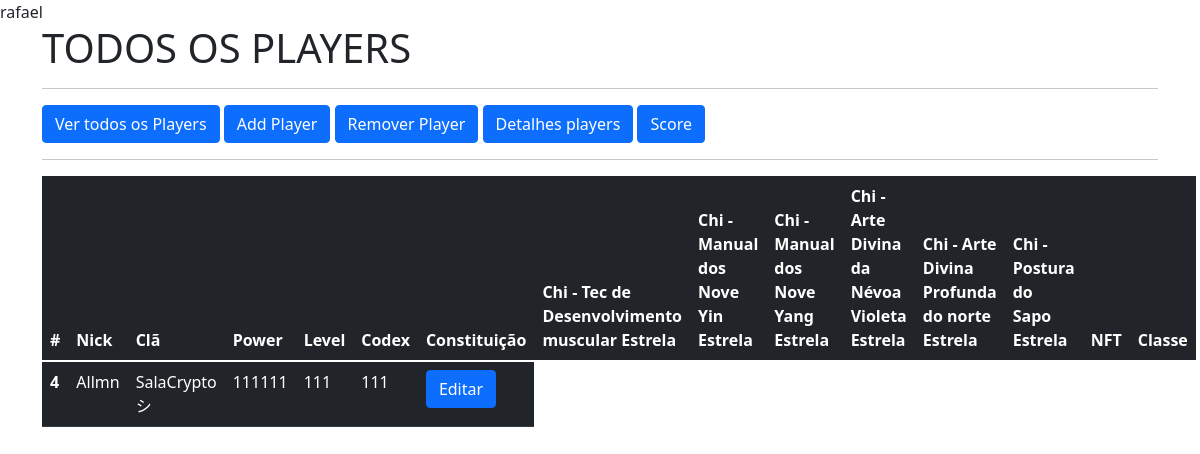
Page /all_player (signed in) on the committed database.
### salacrypto_app/models.py (models this page shows, shortened)
class Player(models.Model):
    dono = models.ForeignKey(User, on_delete=models.CASCADE, null=True)
    nick = models.CharField(max_length=100,)
    cla = models.ForeignKey(Cla, on_delete=models.CASCADE)
    power = models.IntegerField( validators=[
            MaxValueValidator(999999),
        ]
    )
    level = models.IntegerField( validators=[
            MaxValueValidator(999),
        ]
    )
    codex = models.IntegerField( validators=[
            MaxValueValidator(9999),
        ]
    )
    constituicao = models.IntegerField("Constituição", default=1, choices=((num, num) for num in range(1,20)))
    chi_tec_desen_musc = models.IntegerField("Chi - Tecnica de Desenvolvimento Muscular Estrela", default=1, choices=((num, num)
    for num in range(1, 19)))
    chi_manu_nove_yin = models.IntegerField("Chi - Manual dos Nove Yin Estrela", default=1, choices=((num, num)
    for num in range(1, 19)))
    chi_manu_nove_yang = models.IntegerField("Chi - Manual dos Nove Yang Estrela", default=1, choices=((num, num)
    for num in range(1, 19)))
    chi_arte_div_nev_violeta = models.IntegerField("Chi - Arte Divina da Névoa Violeta Estrela", default=1, choices=((num, num)
    for num in range(1, 11)))
    chi_arte_div_prof_norte = models.IntegerField("Chi - Arte Divina Profunda do norte Estrela", default=1, choices=((num, num)
    for num in range(1, 11)))
    chi_postura_sapo = models.IntegerField("Chi - Postura do Sapo Estrela", default=1, choices=((num, num)
    for num in range(1, 11)))
    nft = models.BooleanField("NFT", default=False)
    ticket = models.IntegerField("Tickets Amarelos:", validators=[
        MaxValueValidator(99),
    ]
    )
    classe = models.ForeignKey(Classe, on_delete=models.CASCADE)
    history = HistoricalRecords()

class Cla(models.Model):
    name = models.CharField(max_length=100,null=False)
    location = models.CharField(max_length=100)

### salacrypto_app/views.py (the view)
# urls.py: path('all_player', views.all_player, name='all_player'),
def all_player(request):
    emps = Player.objects.filter(dono=request.user)
    context = {
        'emps': emps
    }
    return render(request, 'view_all_players.html', context)

### salacrypto_app/templates/view_all_players.html (shortened to what this page needs)
<!DOCTYPE html>
<html lang="en">
<head>
  <link href="https://cdn.jsdelivr.net/npm/bootstrap@5.1.3/dist/css/bootstrap.min.css" rel="stylesheet">
</head>
 <body>
 {{ request.user.username }}
  <div class="container">
          <h1>TODOS OS PLAYERS</h1>
      <hr>
      <a class="btn btn-primary" href="/all_player" role="button">Ver todos os Players</a>
      <a class="btn btn-primary" href="/add_player" role="button">Add Player</a>
      <a class="btn btn-primary" href="/remove_player" role="button">Remover Player</a>
      <a class="btn btn-primary" href="/filtro_player" role="button">Detalhes players</a>
      <a class="btn btn-primary" href="/score" role="button">Score</a>
      <hr>
       <table class="table table-dark">
  <thead>
    <tr>
      <th scope="col">#</th>
      <th scope="col">Nick</th>
      <th scope="col">Clã</th>
      <th scope="col">Power</th>
      <th scope="col">Level</th>
      <th scope="col">Codex</th>
      <th scope="col">Constituição</th>
      <th scope="col">Chi - Tec de Desenvolvimento muscular Estrela</th>
      <th scope="col">Chi - Manual dos Nove Yin Estrela</th>
      <th scope="col">Chi - Manual dos Nove Yang Estrela</th>
      <th scope="col">Chi - Arte Divina da Névoa Violeta Estrela</th>
      <th scope="col">Chi - Arte Divina Profunda do norte Estrela</th>
      <th scope="col">Chi - Postura do Sapo Estrela</th>
      <th scope="col">NFT</th>
      <th scope="col">Classe</th>
       </tr>
  </thead>
         {% for emp in emps %}
  <tbody>
    <tr>
      <th scope="row">{{emp.id}}</th>
      <td>{{emp.nick}}</td>
      <td>{{emp.cla.name}}</td>
      <td>{{emp.power}}</td>
      <td>{{emp.level}}</td>
      <td>{{emp.codex}}</td>
      <td> <a class="btn btn-primary" href="/edit_player/{{emp.id}}" role="button">Editar</a></td>
      </tr>
  </tbody>
         {% endfor %}
</table>
  </div>
  </body>
</html>

### rows in the picture
Player: id "4", nick "Allmn", cla.name "SalaCrypto シ", power "111111", level "111", codex "111"

### other values in the picture
{{ request.user.username }} "rafael"
